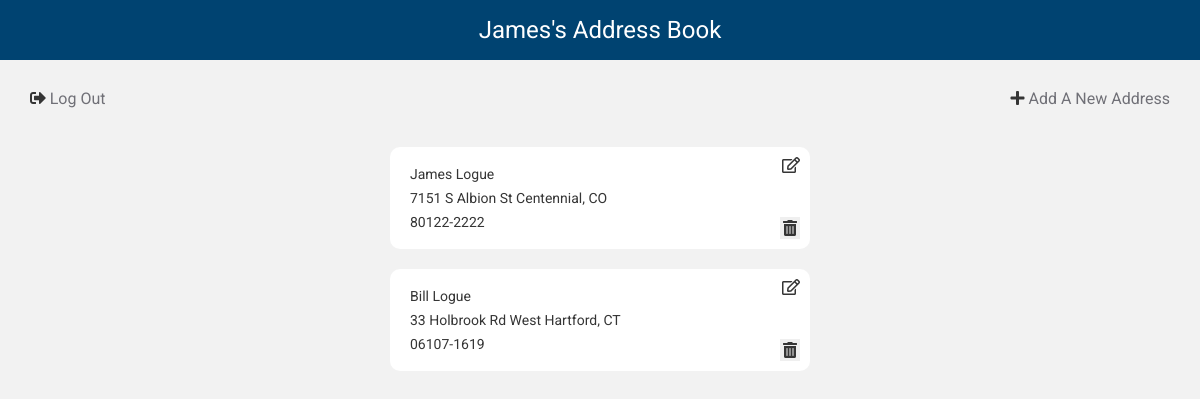
The page /address_book (signed in) on the database its author committed.
### app/models.py (models this page shows, shortened)
class Address(db.Model):
    id = db.Column(db.Integer, primary_key=True)
    first_name = db.Column(db.String(64), index=True)
    last_name = db.Column(db.String(64))
    address = db.Column(db.String(128))
    zip_code = db.Column(db.String(64))
    city = db.Column(db.String(64))
    state = db.Column(db.String(64))
    user_id = db.Column(db.Integer, db.ForeignKey('user.id'))

### app/routes.py (the view)
@app.route('/address_book', methods=['GET'])
@login_required
def address_book():
    addresses = Address.query.filter_by(user_id=current_user.id)
    return render_template('address_book.html', addresses=addresses, page_title=current_user.username+"'s Address Book")

### app/models.py (called while the page is built)
    @login.user_loader
    def load_user(id):
        return User.query.get(int(id))

### app/templates/address_book.html (shortened to what this page needs)
{% extends "base.html" %}
{% block content %}
<section>
  <div class="form-row">
    <a href="/logout" class="link-button"><i class="fas fa-sign-out-alt"></i> Log Out</a>
    <a href="/address_book/new" class="link-button"><i class="fas fa-plus"></i> Add A New Address</a>
  </div>
  <div>
    {% for address in addresses %}
      <div class="address-card" id="address-{{ address.id }}">
        <a href="/address_book/edit/{{ address.id }}" class="card-button edit-button"><i class="far fa-edit"></i></a>
        <p>{{address.first_name}} {{ address.last_name }}</p>
        <p>{{address.address}} {{ address.city }}, {{ address.state }}</p>
        <p>{{ address.zip_code }}</p>
        <button type="button" class="card-button delete-button" data-id="{{ address.id }}" onclick="deleteAddress(event)"><i data-id="{{ address.id }}" class="fas fa-trash-alt delete-btn"></i></button>
      </div>
    {% endfor %}
  </div>
</section>
{% endblock %}

### app/static/css/style.css (style rules this page uses)
body { background: #f2f2f2; min-height: 100vh; }
body * { font-family: 'Roboto', sans-serif; color: #353535; }
section { margin: 10px; }
p { font-size: 14px; margin: 10px; }
a { color: #4581b7; }
.address-card { background: #ffffff; border-radius: 10px; margin: 20px auto; max-width: 400px; padding: 10px; position: relative; }
.card-button { display: block; font-size: 16px; position: absolute; right: 10; color: #707077 }
.edit-button { top: 10; }
.delete-button { bottom: 10; padding: 3px; }
.form-row { align-items: center; display: flex; justify-content: space-between; margin: 10px; }
.link-button { color: #707077; display: block; margin: 20px 10px; }

### rows shown on the page
Address: first_name "James", last_name "Logue", address "7151 S Albion St", city "Centennial", state "CO", zip_code "80122-2222"
Address: first_name "Bill", last_name "Logue", address "33 Holbrook Rd", city "West Hartford", state "CT", zip_code "06107-1619"

### other values the page prints
{{ page_title }} "James's Address Book"
